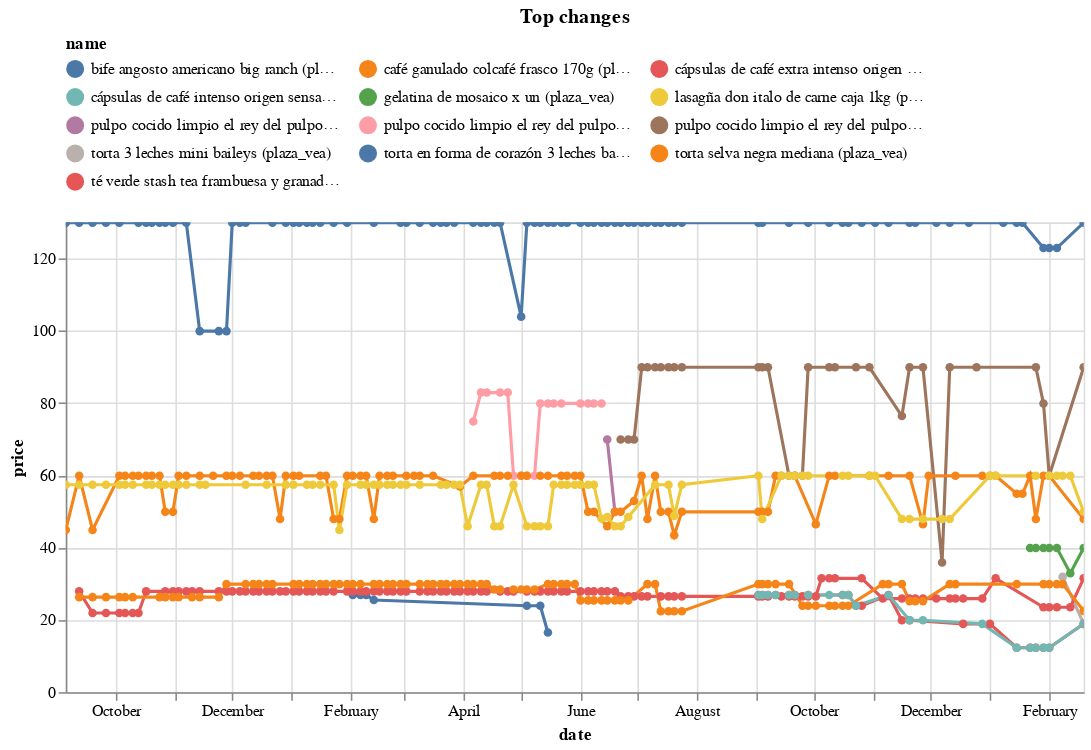

Notebook code cell kept with this figure:
### Code cell
top_changes_abs.head(10).pipe(plot_changes, 'Top changes')

### Figure 1 — Vega-Lite specification as saved in the notebook (floating-point values rounded to 4 significant figures; data arrays with more than 128 entries replaced by an {"elided": "..."} marker saying what was removed)
{"config": {"view": {"continuousWidth": 300, "continuousHeight": 300}, "legend": {"columns": 3, "orient": "top"}}, "data": {"name": "data-fcac313e15f14bc56f4d546c7948eae8"}, "mark": {"type": "line", "point": true}, "encoding": {"color": {"field": "name", "scale": {"domain": ["bife angosto americano big ranch (plaza_vea)", "café ganulado colcafé frasco 170g (plaza_vea)", "cápsulas de café extra intenso origen sensations caja 16un (plaza_vea)", "cápsulas de café intenso origen sensations caja 16un (plaza_vea)", "gelatina de mosaico x un (plaza_vea)", "lasagña don italo de carne caja 1kg (plaza_vea)", "pulpo cocido limpio el rey del pulpo x  un (plaza_vea)", "pulpo cocido limpio el rey del pulpo x kg (plaza_vea)", "pulpo cocido limpio el rey del pulpo x un (plaza_vea)", "torta 3 leches mini baileys (plaza_vea)", "torta en forma de corazón 3 leches baileys petit (plaza_vea)", "torta selva negra mediana (plaza_vea)", "té verde stash tea frambuesa y granada caja 18un (plaza_vea)"]}, "type": "nominal"}, "tooltip": [{"field": "name", "type": "nominal"}, {"field": "price", "type": "quantitative"}, {"field": "last_price", "type": "quantitative"}], "x": {"field": "date", "type": "temporal"}, "y": {"field": "price", "type": "quantitative"}}, "params": [{"name": "param_7", "select": {"type": "point", "fields": ["name"]}, "bind": "legend"}, {"name": "param_8", "select": {"type": "interval", "encodings": ["x", "y"]}, "bind": "scales"}], "title": "Top changes", "transform": [{"filter": {"param": "param_7"}}], "width": 650, "$schema": "https://vega.github.io/schema/vega-lite/v5.16.3.json", "datasets": {"data-fcac313e15f14bc56f4d546c7948eae8": {"elided": "583 records"}}}
